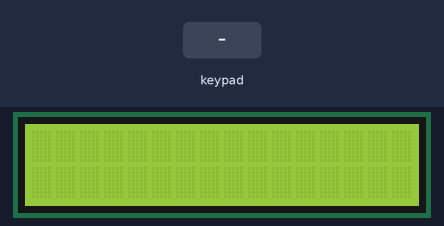
The sketch below on a simulated Arduino Mega 2560, built with avr-gcc and run on an emulated ATmega2560. Shown: 16×2 character LCD. The inputs (shaded band) are chosen by the test bench.

Above: at 1.2 s.
1.3 s: keypad keys 1 2 8 8 * pressed 0.4 s apart
At 1.5 s:
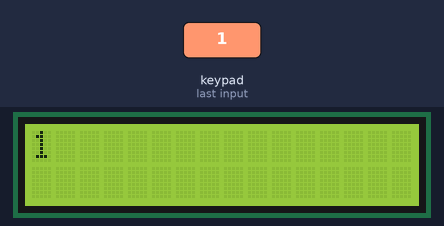
At 3.9 s:
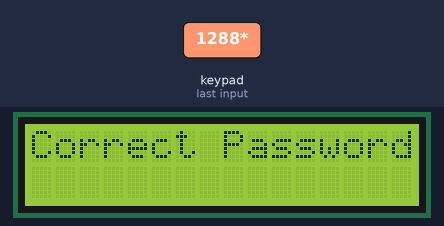
Timing chart, 0 to 5.4 s (numbered marks = the images above; inputs shaded):
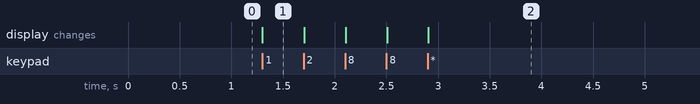

Measured:
- after the input at 1.3 s, the display: changes at once (image 1)

The sketch:

2.4.ino
```cpp
#include <Keypad.h>
#include <LiquidCrystal.h>

const byte ROWS = 4;
const byte COLS = 4;

char keys[ROWS][COLS] = {
  {'7','8','9','/'},
  {'4','5','6','*'},
  {'1','2','3','-'},
  {'*','0','#','+'}

};

byte rowPins[ROWS] = { 22, 23, 24, 25 };
byte colPins[COLS] = { 26, 27, 28, 29 };

Keypad keypad = Keypad( makeKeymap(keys), rowPins, colPins, ROWS, COLS ); //  Create the Keypad

const int rs = 20, en = 19, d4 = 4, d5 = 5, d6 = 6, d7 = 7;
LiquidCrystal lcd(rs, en, d4, d5, d6, d7);

String password = "1288";
void setup() {
  lcd.begin(16, 2);
}
void loop(){

  lcd.clear();
  lcd.setCursor(0,0);
  String entredPass = "";

  for(int count = 0; count < 4; ++count ){
    char key = keypad.waitForKey();
    lcd.print(key);
    entredPass.concat(key);
  }

   if(keypad.waitForKey() == '*'){
      lcd.clear();
      if(password.equals(entredPass)){
        lcd.print("Correct Password");
      }else{
        lcd.print("Wrong Password");
      }
      delay(10000);
  }
}
```
